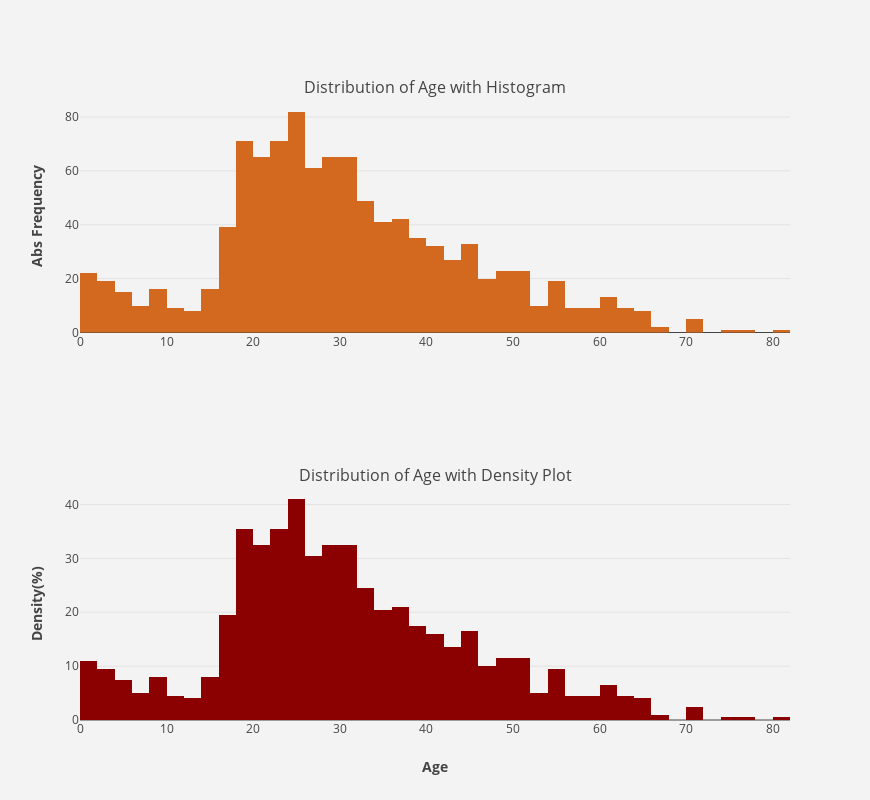

Notebook code cell kept with this figure:
### Markdown cell above
**So what does the  value of skewness suggest?**
1. If skewness is less than −1 or greater than +1, the distribution can be considered as highly skewed.
2. If skewness is between −1 and −½ or between +½ and +1, the distribution can be considered as moderately skewed.
3. And finally if skewness is between −½ and +½, the distribution can be considered as approximately symmetric.    

**Findings:** Density plot shows the mass of the distribution of Fare is heavily concentrated on the left of the figure due to very long tail on the right side. So it can be said that Fare is substantially skewed(positively) that is also supported by the calculated positive value of skewness of 4.37

### 4.2.2 Age <a id="4.2.2"></a>

### Code cell
"""Plot histogram and density plot of Age."""
plotHistogram(merged.Age)

### Figure 1 — Plotly figure (JSON) as saved in the notebook; plotly's stock layout.template omitted (floating-point values rounded to 4 significant figures; data arrays with more than 128 entries replaced by an {"elided": "..."} marker saying what was removed)
{"data": [{"hoverinfo": "x+y", "marker": {"color": "chocolate"}, "type": "histogram", "uid": "b2f79078-5841-4c15-9ba0-b8b19ae8c4fc", "x": {"elided": "1309 float values"}, "xaxis": "x", "yaxis": "y"}, {"histnorm": "density", "hoverinfo": "x+y", "marker": {"color": "darkred"}, "type": "histogram", "uid": "a4c8b87f-9746-4b1f-aa25-419100a5d2f0", "x": {"elided": "1309 float values"}, "xaxis": "x2", "yaxis": "y2"}], "layout": {"annotations": [{"font": {"size": 16}, "showarrow": false, "text": "Distribution of Age with Histogram", "x": 0.5, "xanchor": "center", "xref": "paper", "y": 1.0, "yanchor": "bottom", "yref": "paper"}, {"font": {"size": 16}, "showarrow": false, "text": "Distribution of Age with Density Plot", "x": 0.5, "xanchor": "center", "xref": "paper", "y": 0.375, "yanchor": "bottom", "yref": "paper"}], "height": 800, "hovermode": "closest", "paper_bgcolor": "rgb(243, 243, 243)", "plot_bgcolor": "rgb(243, 243, 243)", "showlegend": false, "width": 870, "xaxis": {"anchor": "y", "domain": [0.0, 1.0]}, "xaxis2": {"anchor": "y2", "domain": [0.0, 1.0], "title": {"text": "<b>Age</b>"}}, "yaxis": {"anchor": "x", "domain": [0.625, 1.0], "title": {"text": "<b>Abs Frequency</b>"}}, "yaxis2": {"anchor": "x2", "domain": [0.0, 0.375], "title": {"text": "<b>Density(%)</b>"}}}}
